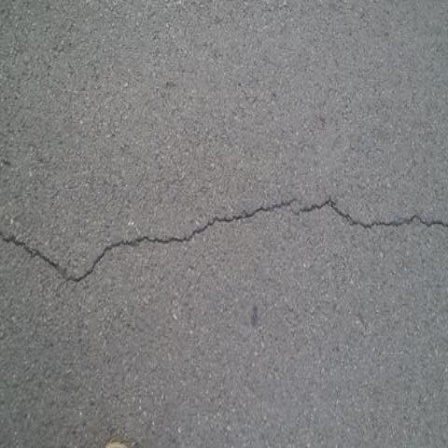
#> input picture assets/images/CFD_001.jpg, 448 x 448 px
$ python -i clahe.py   (imports and definitions only)
#> lines starting #> are read from the running program, lines starting #| are printed output that depends on the picture
import cv2
import numpy as np
from typing import Tuple

def apply_lab_clahe(
    image: np.ndarray,
    clip_limit: float = 2.0,
    tile_grid_size: Tuple[int, int] = (8, 8)
) -> np.ndarray:
    """
    Apply CLAHE to the L-channel of the LAB color space (for RGB/RGBA)
    or directly (for grayscale) to enhance local contrast.
    """
#> called with clip_limit = 2, tile_grid_size = (8, 8)
    ndim = image.ndim
#> ndim = 3
    if ndim == 2:
        # Grayscale 2D image
        clahe = cv2.createCLAHE(clipLimit=clip_limit, tileGridSize=tile_grid_size)
        return clahe.apply(image)

    elif ndim == 3:
        channels = image.shape[2]
#> channels = 3
        if channels == 1:
            # Grayscale 3D image
            clahe = cv2.createCLAHE(clipLimit=clip_limit, tileGridSize=tile_grid_size)
            cl = clahe.apply(image[:, :, 0])
            return np.expand_dims(cl, axis=-1)
        elif channels == 3:
            # Standard RGB
            lab_image = cv2.cvtColor(image, cv2.COLOR_RGB2LAB)
#> lab_image: shape (448, 448, 3); mean of channels 0, 1, 2 136.5, 128.1, 127.8
            l_channel, a_channel, b_channel = cv2.split(lab_image)
            clahe = cv2.createCLAHE(clipLimit=clip_limit, tileGridSize=tile_grid_size)
            cl = clahe.apply(l_channel)
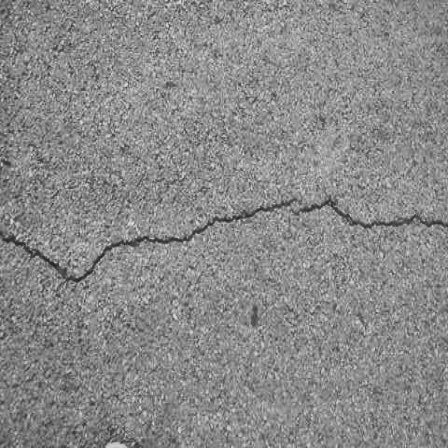
#> cl: shape (448, 448); min 32, max 233, mean 137.8
            limg = cv2.merge((cl, a_channel, b_channel))
#> limg: shape (448, 448, 3); mean of channels 0, 1, 2 137.8, 128.1, 127.8
            return cv2.cvtColor(limg, cv2.COLOR_LAB2RGB)
        elif channels == 4:
            # RGBA
            rgb_image = cv2.cvtColor(image, cv2.COLOR_RGBA2RGB)
            alpha = image[:, :, 3]
            enhanced_rgb = apply_lab_clahe(rgb_image, clip_limit, tile_grid_size)
            return cv2.merge((*cv2.split(enhanced_rgb), alpha))

    # Fallback / unsupported format
    return image

>>> import cv2
>>> picture = cv2.cvtColor(cv2.imread('../../../assets/images/CFD_001.jpg'), cv2.COLOR_BGR2RGB)
>>> result = apply_lab_clahe(picture)

$ run again, on assets/images/CFD_002.jpg
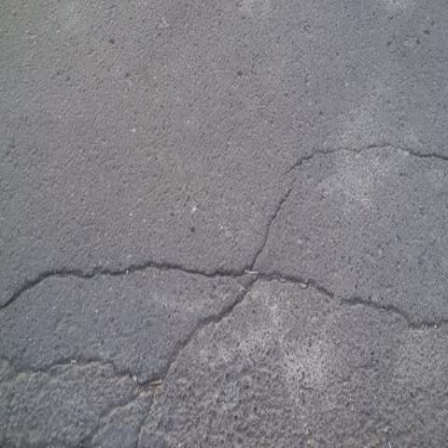
#> input picture assets/images/CFD_002.jpg, 448 x 448 px
#> lab_image: shape (448, 448, 3); mean of channels 0, 1, 2 137.6, 129.4, 125.7
#> in apply_lab_clahe, `cl = clahe.apply(l_channel)`:
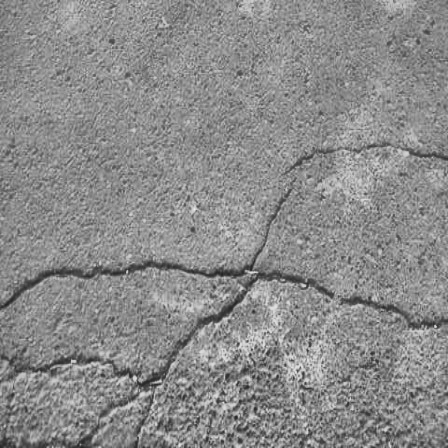
#> cl: shape (448, 448); min 34, max 238, mean 139.4
#> limg: shape (448, 448, 3); mean of channels 0, 1, 2 139.4, 129.4, 125.7

$ run again, on assets/images/CFD_003.jpg
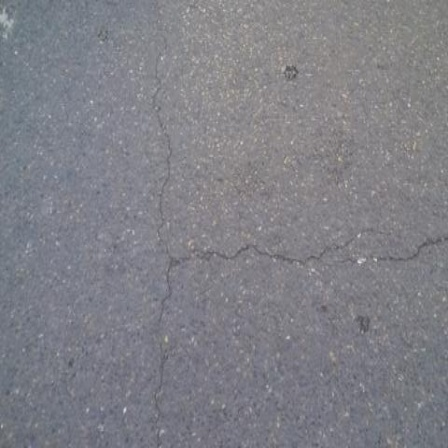
#> input picture assets/images/CFD_003.jpg, 448 x 448 px
#> lab_image: shape (448, 448, 3); mean of channels 0, 1, 2 137.3, 129.4, 124.5
#> in apply_lab_clahe, `l_channel, a_channel, b_channel = cv2.split(lab_image)`:
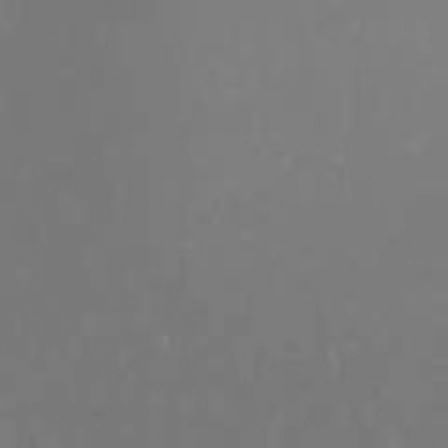
#> b_channel: shape (448, 448); min 116, max 133, mean 124.5
#> in apply_lab_clahe, `cl = clahe.apply(l_channel)`:
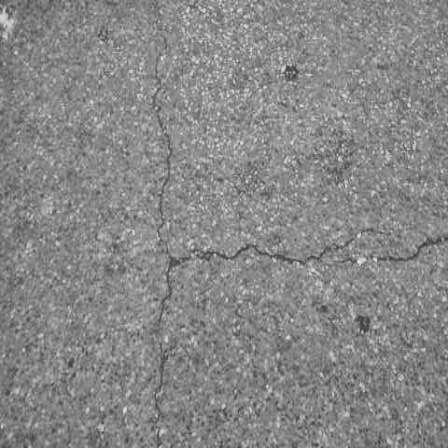
#> cl: shape (448, 448); min 61, max 237, mean 135.5
#> limg: shape (448, 448, 3); mean of channels 0, 1, 2 135.5, 129.4, 124.5

$ run again, on assets/images/CFD_004.jpg
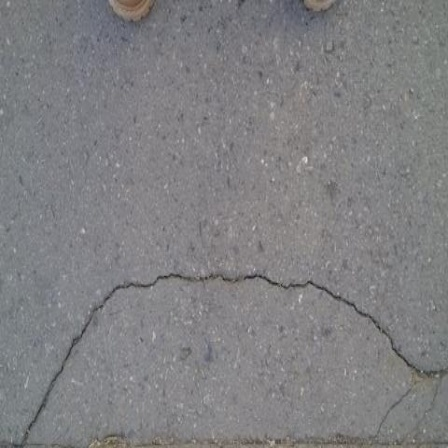
#> input picture assets/images/CFD_004.jpg, 448 x 448 px
#> lab_image: shape (448, 448, 3); mean of channels 0, 1, 2 136.6, 128.5, 127
#> in apply_lab_clahe, `cl = clahe.apply(l_channel)`:
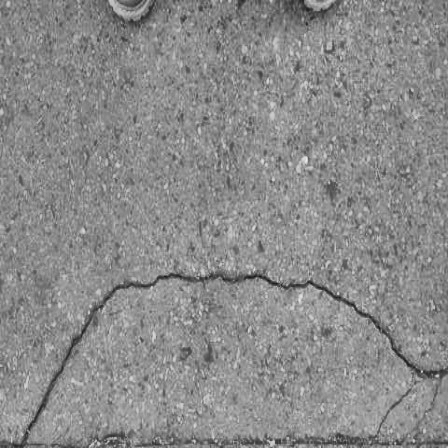
#> cl: shape (448, 448); min 18, max 238, mean 139
#> limg: shape (448, 448, 3); mean of channels 0, 1, 2 139, 128.5, 127
